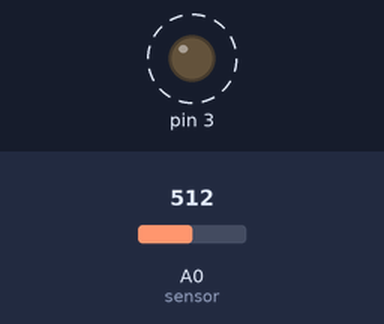
Simulated run of this sketch. Board: Arduino Uno, built with avr-gcc and run on an emulated ATmega328P. Shown: output pins drawn as LEDs (lit = HIGH). Dashed ring = blinking. Inputs (shaded band) come from the test bench; at power-on: A0 (sensor) = 512. What the sketch prints to the serial monitor is not drawn.

Above: at 0.2 s.
Timing chart, 0 to 3.5 s (numbered marks = the images above):
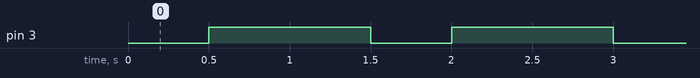

The sketch:

soilmoisturemodified.ino
```cpp
int sensor=A0;
int s1;
void setup() {

Serial.begin(9600);
pinMode(3,OUTPUT);
}

void loop() {
s1=analogRead(sensor);
s1=map(s1,500,0,0,100);
Serial.print("mositure");
Serial.println(s1);
delay(500);

if((-104>=s1) && (s1<=10));
{
  digitalWrite(3,HIGH);
  delay(1000);
  digitalWrite(3,LOW);
}


}
```

Measured:
- by itself, pin 3: alternates HIGH for 1.0 s and LOW for 0.50 s
